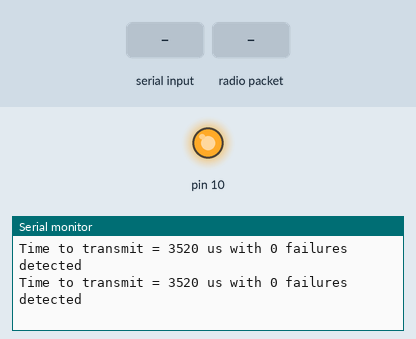
A sketch run on a simulated Arduino Uno, built with avr-gcc and run on an emulated ATmega328P. On the bench: output pins drawn as LEDs (lit = HIGH), the last lines printed to the serial monitor. The test bench sets the inputs (shaded band). No radio packets arrive unless stated; pins used as bus, display or sensor lines are not drawn.

Above: at 1.2 s.
1.3 s: "R" received over Serial
At 2.3 s:
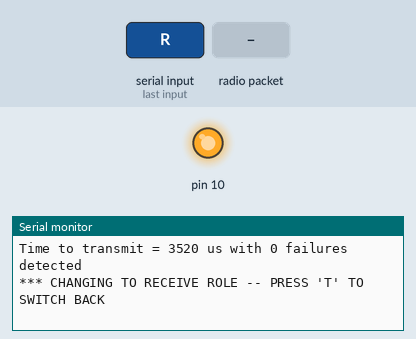
2.8 s: radio packet "T" arrives
At 3.5 s:
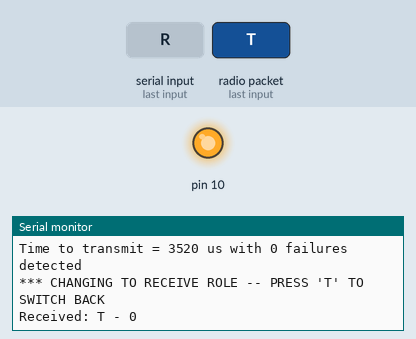
4.3 s: radio packet "R" arrives
At 4.7 s:
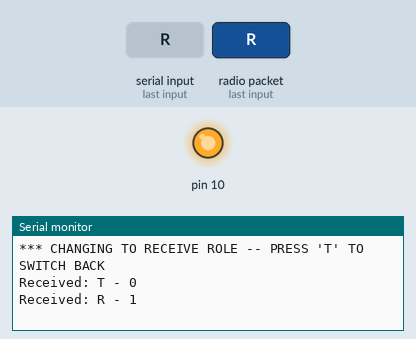
5.8 s: "T" received over Serial
At 5.91 s:
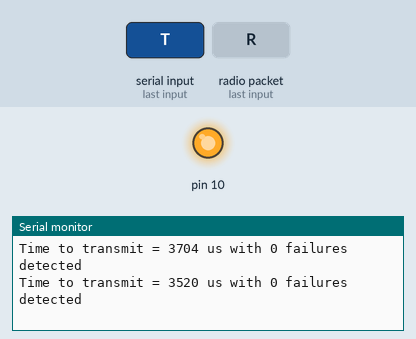
Timing chart, 0 to 8.3 s (numbered marks = the images above; inputs shaded):
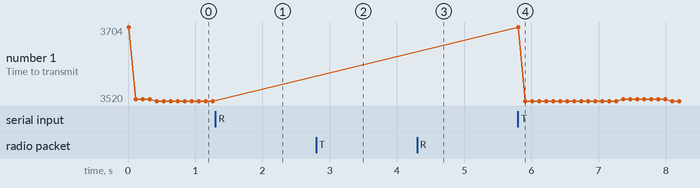

The sketch:

nRF24L01_StreamingData_transmit_mouse.ino
```cpp
// (licence header left out)
/**
 * A simple example of streaming data from 1 nRF24L01 transceiver to another.
 *
 * This example was written to be used on 2 devices acting as "nodes".
 * Use the Serial Monitor to change each node's behavior.
 */
#include <SPI.h>
#include "printf.h"
#include "RF24.h"

const unsigned int ADC_1_CS = A3;
const unsigned int ADC_2_CS = A2;

// instantiate an object for the nRF24L01 transceiver
RF24 radio(0, A4, 1000000); // using pin D0 (TX) for the CE pin, and pin A4 for the CSN pin
// Use 1 Mhz, 10 MHz is too fast (based on oscilloscope)

// Let these addresses be used for the pair
uint8_t address[][6] = {"pc", "mouse"};
// It is very helpful to think of an address as a path instead of as
// an identifying device destination

// to use different addresses on a pair of radios, we need a variable to
// uniquely identify which address this radio will use to transmit
bool radioNumber = true; // 0 uses address[0] to transmit, 1 uses address[1] to transmit

// Used to control whether this node is sending or receiving
bool role = true; // true = TX node, false = RX node

// For this example, we'll be sending 32 payloads each containing
// 32 bytes of data that looks like ASCII art when printed to the serial
// monitor. The TX node and RX node needs only a single 32 byte buffer.
#define SIZE 32            // this is the maximum for this example. (minimum is 1)
char buffer[SIZE + 1];     // for the RX node
uint8_t counter = 0;       // for counting the number of received payloads
void makePayload(uint8_t); // prototype to construct a payload dynamically


void setup() {

  pinMode(ADC_1_CS, OUTPUT);
  pinMode(ADC_2_CS, OUTPUT);

  digitalWrite(ADC_1_CS, HIGH); // Without this the ADC's write
  digitalWrite(ADC_2_CS, HIGH); // to the SPI bus while the nRF24 is!!!!

  buffer[SIZE] = 0;        // add a NULL terminating character (for easy printing)

  Serial.begin(115200);
  while (!Serial) {
    // some boards need to wait to ensure access to serial over USB
  }

  Serial.println("Starting SPI");

  SPI.begin();
  SPI.beginTransaction(SPISettings(10000000, MSBFIRST, SPI_MODE0));

  while(!radio.isChipConnected()) {
    Serial.println(F("Can't talk to radio via SPI"));
    radio.powerDown();
    radio.powerUp();
    delay(200);
  }

  // initialize the transceiver on the SPI bus
  if (!radio.begin(&SPI)) {
    Serial.println(F("radio hardware is not responding!!"));
    while(1) {} // hold in infinite loop
  }

  // print example's introductory prompt
  Serial.println(F("RF24/examples/StreamingData"));

  // To set the radioNumber via the Serial monitor on startup
  //Serial.println(F("Which radio is this? Enter '0' or '1'. Defaults to '0'"));
  //while (!Serial.available()) {
  //  // wait for user input
  //}
  //char input = Serial.parseInt();
  //radioNumber = input == 1;
  Serial.print(F("radioNumber = "));
  Serial.println((int)radioNumber);

  // role variable is hardcoded to RX behavior, inform the user of this
  Serial.println(F("*** PRESS 'R' to begin receiving from the other node"));

  // Set the PA Level low to try preventing power supply related problems
  // because these examples are likely run with nodes in close proximity to
  // each other.
  radio.setPALevel(RF24_PA_MAX);  // RF24_PA_MAX is default.

  // save on transmission time by setting the radio to only transmit the
  // number of bytes we need to transmit
  radio.setPayloadSize(SIZE);     // default value is the maximum 32 bytes

  // set the TX address of the RX node into the TX pipe
  radio.openWritingPipe(address[radioNumber]);     // always uses pipe 0

  // set the RX address of the TX node into a RX pipe
  radio.openReadingPipe(1, address[!radioNumber]); // using pipe 1

  // additional setup specific to the node's role
  if (role) {
    radio.stopListening();  // put radio in TX mode
  } else {
    radio.startListening(); // put radio in RX mode
  }

  // For debugging info
  //printf_begin();             // needed only once for printing details
  // radio.printDetails();       // (smaller) function that prints raw register values
  // radio.printPrettyDetails(); // (larger) function that prints human readable data

} // setup()


void loop() {

  if (role) {
    // This device is a TX node

    radio.flush_tx();
    uint8_t i = 0;
    uint8_t failures = 0;
    unsigned long start_timer = micros();       // start the timer
    while (i < SIZE) {
      makePayload(i);                           // make the payload
      if (!radio.writeFast(&buffer, SIZE)) {
        failures++;
        radio.reUseTX();
      } else {
        i++;
      }

      if (failures >= 10) {
        Serial.print(F("Too many failures detected. Aborting at payload "));
        Serial.println(buffer[0]);
        break;
      }
    }
    unsigned long end_timer = micros();         // end the timer

    Serial.print(F("Time to transmit = "));
    Serial.print(end_timer - start_timer);      // print the timer result
    Serial.print(F(" us with "));
    Serial.print(failures);                     // print failures detected
    Serial.println(F(" failures detected"));

    // to make this example readable in the serial monitor
    delay(100);  // slow transmissions down by 1 second

  } else {
    // This device is a RX node

    if (radio.available()) {         // is there a payload?
      radio.read(&buffer, SIZE);     // fetch payload from FIFO
      Serial.print(F("Received: "));
      Serial.print(buffer);          // print the payload's value
      Serial.print(F(" - "));
      Serial.println(counter++);     // print the received counter
    }
  } // role

  if (Serial.available()) {
    // change the role via the serial monitor

    char c = toupper(Serial.read());
    if (c == 'T' && !role) {
      // Become the TX node

      role = true;
      counter = 0; //reset the RX node's counter
      Serial.println(F("*** CHANGING TO TRANSMIT ROLE -- PRESS 'R' TO SWITCH BACK"));
      radio.stopListening();

    } else if (c == 'R' && role) {
      // Become the RX node

      role = false;
      Serial.println(F("*** CHANGING TO RECEIVE ROLE -- PRESS 'T' TO SWITCH BACK"));
      radio.startListening();
    }
  }

} // loop


void makePayload(uint8_t i) {
  // Make a single payload based on position in stream.
  // This example employs function to save memory on certain boards.

  // let the first character be an identifying alphanumeric prefix
  // this lets us see which payload didn't get received
  buffer[0] = i + (i < 26 ? 65 : 71);
  for (uint8_t j = 0; j < SIZE - 1; ++j) {
    char chr = j >= (SIZE - 1) / 2 + abs((SIZE - 1) / 2 - i);
    chr |= j < (SIZE - 1) / 2 - abs((SIZE - 1) / 2 - i);
    buffer[j + 1] = chr + 48;
  }
}
```

Measured:
- after the input at 1.3 s, the serial monitor: prints a new line after 0.06 s (image 1)
- after the input at 2.8 s, the serial monitor: prints a new line at once (image 2)
- after the input at 4.3 s, the serial monitor: prints a new line at once (image 3)
- after the input at 5.8 s, the serial monitor: prints a new line at once (image 4)
